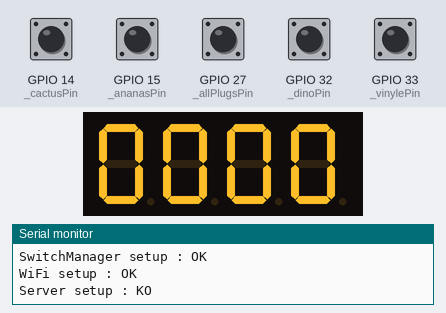
The program below on a simulated ESP32. Parts: 4-digit seven-segment display, the last lines printed to the serial monitor. Inputs (shaded band) come from the test bench; at power-on: GPIO 14 (_cactusPin), GPIO 15 (_ananasPin), GPIO 27 (_allPlugsPin), GPIO 32 (_dinoPin), GPIO 33 (_vinylePin) HIGH. WiFi joins after 1.5 s; servers stay silent unless stated; uploads are accepted with an empty reply.

Above: at 8.0 s.
8.1 s: GPIO 14 (_cactusPin) pulled LOW for 0.15 s
At 9.1 s:
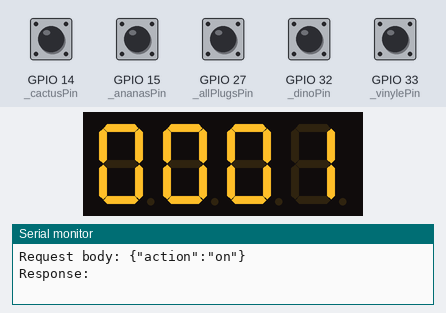
11.0 s: GPIO 15 (_ananasPin) pulled LOW for 0.15 s
At 11.3 s:
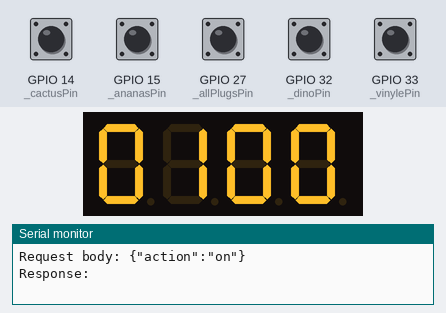
13.9 s: GPIO 32 (_dinoPin) pulled LOW for 0.15 s
At 14.7 s:
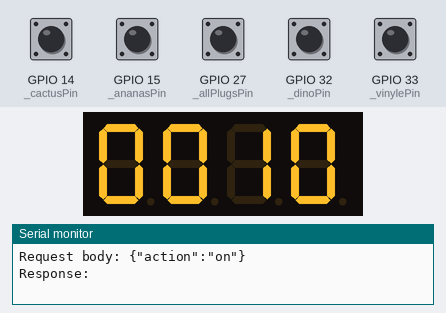
16.8 s: GPIO 33 (_vinylePin) pulled LOW for 0.15 s
At 17.9 s:
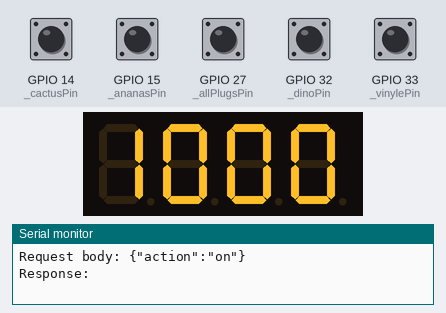
Timing chart, 0 to 19.8 s (numbered marks = the images above; inputs shaded):
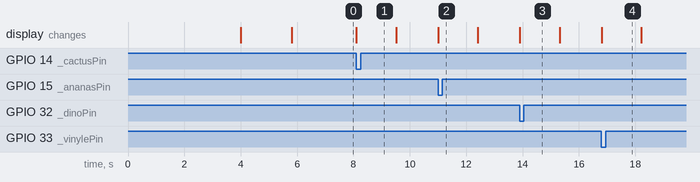

The program:

main.cpp
```cpp
#include <Arduino.h>
#include "DisplayManager.h"
#include "SwitchManager.h"
#include "ServerComm.h"

DisplayManager displayManager = DisplayManager();
SwitchManager switchManager = SwitchManager();
ServerComm serverComm = ServerComm();

// Function prototype
void updateSwitchsState();
void updateDisplay();
void setup() {
  Serial.begin(115200);
  delay(4000);

  Serial.print("Display setup : ");
  Serial.println(displayManager.setup() ? "OK" : "KO");

  Serial.print("SwitchManager setup : ");
  Serial.println(switchManager.setup() ? "OK" : "KO");

  Serial.print("WiFi setup : ");
  Serial.println(serverComm.connectWiFi() ? "OK" : "KO");

  Serial.print("Server setup : ");
  Serial.println(serverComm.listDevices() ? "OK" : "KO");

  // Display the initial state of the switches
  displayManager.display(
    String(switchManager.isVinyleOn()) +
    String(switchManager.isAnanasOn()) +
    String(switchManager.isDinoOn()) +
    String(switchManager.isCactusOn())
  );

  delay(1000);
}

void loop() {
  switchManager.update();
  updateSwitchsState();
}

// isChanged() doit être une et une seule fois par boucle
void updateSwitchsState() {
   if(
    switchManager.isAnanasChanged()
   ) {
    updateDisplay();
    serverComm.controlDevice("ananas", switchManager.isAnanasOn() ? "on" : "off");
   }

   if(
    switchManager.isDinoChanged()
   ) {
    updateDisplay();
    serverComm.controlDevice("dino", switchManager.isDinoOn() ? "on" : "off");
   }

   if(
    switchManager.isCactusChanged()
   ) {
    updateDisplay();
    serverComm.controlDevice("cactus", switchManager.isCactusOn() ? "on" : "off");
   }

   if(
    switchManager.isVinyleChanged()
   ) {
    updateDisplay();
    serverComm.controlDevice("vinyle", switchManager.isVinyleOn() ? "on" : "off");
   }
}

void updateDisplay() {
  displayManager.display(
    String(switchManager.isVinyleOn()) +
    String(switchManager.isAnanasOn()) +
    String(switchManager.isDinoOn()) +
    String(switchManager.isCactusOn())
  );
}
```

DisplayManager.h
```cpp
#ifndef DISPLAY_H
#define DISPLAY_H

#include <Arduino.h>
#include <Wire.h>
#include <Adafruit_GFX.h>
#include "Adafruit_LEDBackpack.h"

class DisplayManager {
private:
  Adafruit_AlphaNum4 _alpha4 = Adafruit_AlphaNum4();

public:
  void display(String msg) {
    _alpha4.clear();
    // Write each character to the display
    for (uint8_t i = 0; i < 4 && i < msg.length(); i++) {
      _alpha4.writeDigitAscii(i, msg.charAt(i));
    }
    _alpha4.writeDisplay();
  }

  // Initialize the display
  bool setup() {
    _alpha4.begin(0x70);
    delay(100);
    clear();

    return true;
  }

  // Clear the display
  void clear() {
    _alpha4.clear();
  }

};

#endif // DISPLAY_H 
```

ServerComm.h
```cpp
/*
 * ServerComm.h - Server Communication Module
 *
 * Handles all communication with the Smart Home Server
 */

#ifndef SERVER_COMM_H
#define SERVER_COMM_H

#include <Arduino.h>
#include <WiFi.h>
#include <HTTPClient.h>
#include <ArduinoJson.h>

class ServerComm {
  private:
    String _serverUrl = "https://smart-home-server-a076.onrender.com";
    const char* _ssid = "Hyrule";
    const char* _password = "stevebegin";

  public:
    bool setup() {
      connectWiFi();
      listDevices();

      return true;
    }

    // Connect to WiFi
    bool connectWiFi() {
      //Serial.print("Connecting to WiFi");
      WiFi.begin(_ssid, _password);

      int attempts = 0;
      while (WiFi.status() != WL_CONNECTED && attempts < 30) {
        delay(500);
        //Serial.print(".");
        attempts++;
      }

      if (WiFi.status() == WL_CONNECTED) {
        //Serial.println("\nConnected to WiFi!");
        //Serial.print("IP address: ");
        //Serial.println(WiFi.localIP());
        return true;
      } else {
        //Serial.println("\nFailed to connect to WiFi!");
        return false;
      }
    }

    // Check WiFi connection and reconnect if needed
    bool checkWiFi() {
      if (WiFi.status() != WL_CONNECTED) {
        //Serial.println("WiFi not connected. Reconnecting...");
        return connectWiFi();
      }
      return true;
    }

    // List all available devices
    bool listDevices() {
      if (WiFi.status() != WL_CONNECTED) return false;

      HTTPClient http;
      //Serial.println("Getting list of devices...");

      String url = _serverUrl + "/api/devices";
      http.begin(url);

      int httpCode = http.GET();

      if (httpCode > 0) {
        if (httpCode == HTTP_CODE_OK) {
          String payload = http.getString();
          //Serial.println("\nAvailable devices:");

          DynamicJsonDocument doc(1024);
          DeserializationError error = deserializeJson(doc, payload);

          if (!error) {
            JsonObject devices = doc["devices"];
            for (JsonPair device : devices) {
              const char* key = device.key().c_str();
              const char* name = device.value()["name"];
              //Serial.printf("  - %s (%s)\n", name, key);
            }
          }
        } else {
          //Serial.printf("HTTP error: %d\n", httpCode);
          //String payload = http.getString();
          //Serial.println("Error response: " + payload);
          return false;
        }
      } else {
        //Serial.printf("Failed to get devices list: %s\n", http.errorToString(httpCode).c_str());
        return false;
      }

      http.end();

      return true;
    }

    // Get status of one or all devices
    void getStatus(String device) {
      if (!checkWiFi()) return;

      HTTPClient http;
      String url;

      if (device == "all") {
        url = _serverUrl + "/api/status/all";
        Serial.println("Checking status of all devices...");
      } else {
        url = _serverUrl + "/api/status/" + device;
        Serial.printf("Checking status of device: %s\n", device.c_str());
      }

      Serial.print("URL: ");
      Serial.println(url);

      http.begin(url);
      int httpCode = http.GET();

      if (httpCode > 0) {
        if (httpCode == HTTP_CODE_OK) {
          String payload = http.getString();
          Serial.println("Response: " + payload);

          DynamicJsonDocument doc(2048);
          DeserializationError error = deserializeJson(doc, payload);

          if (!error) {
            if (device == "all") {
              JsonObject results = doc["results"];
              for (JsonPair device : results) {
                const char* deviceName = device.key().c_str();
                bool isOn = false;

                JsonVariant result = device.value()["result"]["result"];
                if (result.is<JsonArray>()) {
                  for (JsonVariant item : result.as<JsonArray>()) {
                    if (item["code"] == "switch_1") {
                      isOn = item["value"].as<bool>();
                      break;
                    }
                  }
                }

                Serial.printf("  %s: %s\n", deviceName, isOn ? "ON" : "OFF");
              }
            } else {
              bool isOn = false;
              JsonArray result = doc["result"]["result"].as<JsonArray>();
              for (JsonVariant item : result) {
                if (item["code"] == "switch_1") {
                  isOn = item["value"].as<bool>();
                  break;
                }
              }
              Serial.printf("  %s: %s\n", device.c_str(), isOn ? "ON" : "OFF");
            }
          } else {
            Serial.print("JSON parsing error: ");
            Serial.println(error.c_str());
          }
        } else {
          Serial.printf("HTTP error code: %d\n", httpCode);
          String payload = http.getString();
          Serial.println("Error response: " + payload);
        }
      } else {
        Serial.printf("Failed to get status: %s\n", http.errorToString(httpCode).c_str());
      }

      http.end();
    }

    // Control one or all devices
    void controlDevice(String device, String action) {
      if (!checkWiFi()) return;

      HTTPClient http;
      String url;

      if (device == "all") {
        url = _serverUrl + "/api/control/all";
        Serial.printf("Setting all devices to: %s\n", action.c_str());
      } else {
        url = _serverUrl + "/api/control/" + device;
        Serial.printf("Setting %s to: %s\n", device.c_str(), action.c_str());
      }

      Serial.print("URL: ");
      Serial.println(url);

      // Prepare JSON payload
      DynamicJsonDocument doc(128);
      doc["action"] = action;
      String requestBody;
      serializeJson(doc, requestBody);

      Serial.print("Request body: ");
      Serial.println(requestBody);

      http.begin(url);
      http.addHeader("Content-Type", "application/json");

      int httpCode = http.POST(requestBody);

      if (httpCode > 0) {
        if (httpCode == HTTP_CODE_OK) {
          String payload = http.getString();
          Serial.println("Response: " + payload);

          // Get updated status after a brief delay
          delay(1000);
          getStatus(device);
        } else {
          Serial.printf("HTTP error: %d\n", httpCode);
          String payload = http.getString();
          Serial.println("Error response: " + payload);
        }
      } else {
        Serial.printf("Failed to send command: %s\n", http.errorToString(httpCode).c_str());
      }

      http.end();
    }

    // Control a device directly (used during initialization)
    void controlDeviceDirectly(String device, String action) {
      if (!checkWiFi()) return;

      Serial.print("Directly controlling ");
      Serial.print(device);
      Serial.print(" -> ");
      Serial.println(action);

      // The rest of this method should be the same as your existing
      // controlDevice implementation in the ServerComm class
    }
};

#endif // SERVER_COMM_H 
```

SwitchManager.h
```cpp
#ifndef SWITCH_MANAGER_H
#define SWITCH_MANAGER_H

#include <Arduino.h>

class SwitchManager {
  private:
    // Pin definitions
    const int _vinylePin = 33;
    const int _ananasPin = 15;
    const int _dinoPin = 32;
    const int _cactusPin = 14;
    const int _allPlugsPin = 27;

    // Switch position states (physical state)
    bool _vinyleSwitch;
    bool _ananasSwitch;
    bool _dinoSwitch;
    bool _cactusSwitch;
    bool _allPlugsSwitch;

    bool _previousVinyleState;
    bool _previousAnanasState;
    bool _previousDinoState;
    bool _previousCactusState;
    bool _previousAllPlugsState;

    const int _debounceTime = 100;
    unsigned long _lastDebounceTime = 0;

  public:
    // Initialize pins
    bool setup() {
      pinMode(_cactusPin, INPUT_PULLUP);
      pinMode(_ananasPin, INPUT_PULLUP);
      pinMode(_dinoPin, INPUT_PULLUP);
      pinMode(_vinylePin, INPUT_PULLUP);
      pinMode(_allPlugsPin, INPUT_PULLUP);

      // Initialize switch states
      _vinyleSwitch = !digitalRead(_vinylePin);
      _ananasSwitch = !digitalRead(_ananasPin);
      _dinoSwitch = !digitalRead(_dinoPin);
      _cactusSwitch = !digitalRead(_cactusPin);
      _allPlugsSwitch = !digitalRead(_allPlugsPin);

      _previousVinyleState = _vinyleSwitch;
      _previousAnanasState = _ananasSwitch;
      _previousDinoState = _dinoSwitch;
      _previousCactusState = _cactusSwitch;
      _previousAllPlugsState = _allPlugsSwitch;

      return true;
    }

    void update() {
      if(millis() - _lastDebounceTime < _debounceTime) return;

      if(digitalRead(_vinylePin) && _vinyleSwitch) {
        _vinyleSwitch = false;
        _lastDebounceTime = millis();
      }
      else if(!digitalRead(_vinylePin) && !_vinyleSwitch) {
        _vinyleSwitch = true;
        _lastDebounceTime = millis();
      }

      if(digitalRead(_ananasPin) && _ananasSwitch) {
        _ananasSwitch = false;
        _lastDebounceTime = millis();
      }
      else if(!digitalRead(_ananasPin) && !_ananasSwitch) {
        _ananasSwitch = true;
        _lastDebounceTime = millis();
      }

      if(digitalRead(_dinoPin) && _dinoSwitch) {
        _dinoSwitch = false;
        _lastDebounceTime = millis();
      }
      else if(!digitalRead(_dinoPin) && !_dinoSwitch) {
        _dinoSwitch = true;
        _lastDebounceTime = millis();
      }

      if(digitalRead(_cactusPin) && _cactusSwitch) {
        _cactusSwitch = false;
        _lastDebounceTime = millis();
      }
      else if(!digitalRead(_cactusPin) && !_cactusSwitch) {
        _cactusSwitch = true;
        _lastDebounceTime = millis();
      }

      if(digitalRead(_allPlugsPin) && _allPlugsSwitch) {
        _allPlugsSwitch = false;
        _lastDebounceTime = millis();
      }
      else if(!digitalRead(_allPlugsPin) && !_allPlugsSwitch) {
        _allPlugsSwitch = true;
        _lastDebounceTime = millis();
      }
    }

    bool isVinyleChanged() {
      if(_previousVinyleState != _vinyleSwitch) {
        _previousVinyleState = _vinyleSwitch;
        return true;
      }
      return false;
    }

    bool isAnanasChanged() {
      if(_previousAnanasState != _ananasSwitch) {
        _previousAnanasState = _ananasSwitch;
        return true;
      }
      return false;
    }

    bool isDinoChanged() {
      if(_previousDinoState != _dinoSwitch) {
        _previousDinoState = _dinoSwitch;
        return true;
      }
      return false;
    }

    bool isCactusChanged() {
      if(_previousCactusState != _cactusSwitch) {
        _previousCactusState = _cactusSwitch;
        return true;
      }
      return false;
    }

    bool isAllPlugsChanged() {
      if(_previousAllPlugsState != _allPlugsSwitch) {
        _previousAllPlugsState = _allPlugsSwitch;
        return true;
      }
      return false;
    }

    bool isCactusOn() const { return _cactusSwitch; }
    bool isAnanasOn() const { return _ananasSwitch; }
    bool isDinoOn() const { return _dinoSwitch; }
    bool isVinyleOn() const { return _vinyleSwitch; }
    bool isAllPlugsOn() const { return _allPlugsSwitch; }

};

#endif // SWITCH_MANAGER_H 
```

Measured:
- after the input at 8.1 s, the display: changes at once (image 1)
- after the input at 11.0 s, the display: changes at once (image 2)
- after the input at 13.9 s, the display: changes at once (image 3)
- after the input at 16.8 s, the display: changes at once (image 4)
